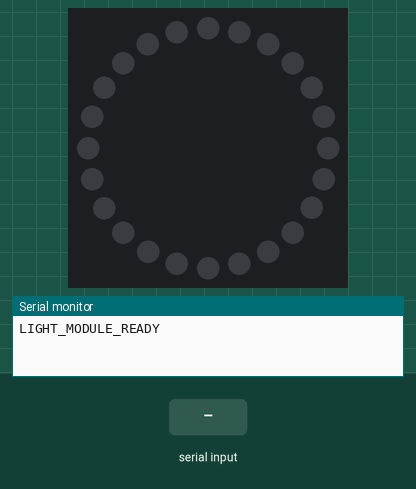
A sketch run on a simulated Arduino Uno, built with avr-gcc and run on an emulated ATmega328P. On the bench: 24 RGB LEDs in a ring, first at the top, clockwise, the last lines printed to the serial monitor. Inputs (shaded band) come from the test bench. Dim RGB values are drawn brighter than linear.

Above: at 1.2 s.
1.3 s: "RED\n" received over Serial
At 2.1 s:
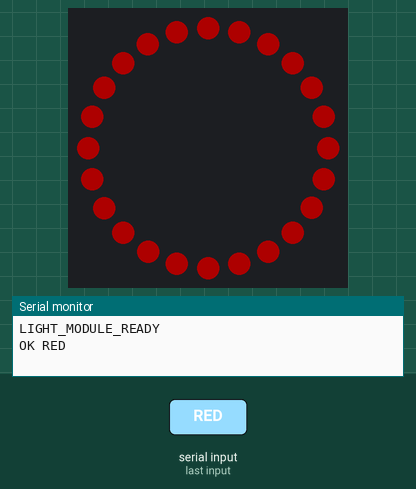
2.8 s: "GREEN\n" received over Serial
At 3.3 s:
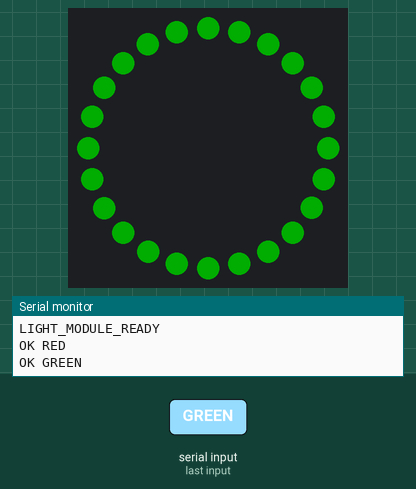
4.3 s: "BLUE\n" received over Serial
At 5.5 s:
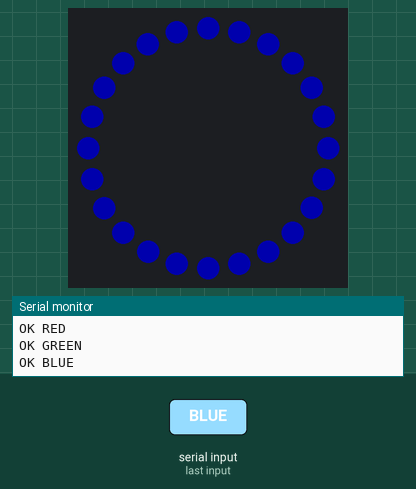
5.8 s: "WHITE\n" received over Serial
At 6.7 s:
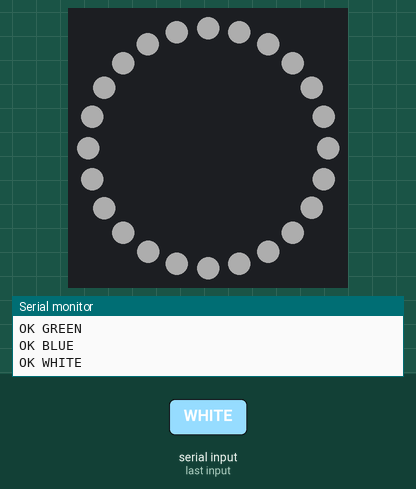
7.3 s: "BRIGHTNESS 90\n" received over Serial
8.8 s: "RGBW 90 45 200 10\n" received over Serial
At 9.1 s:
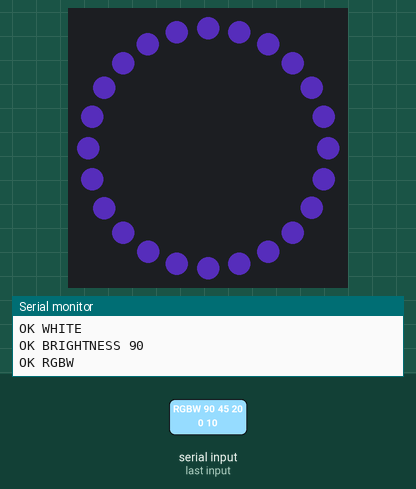
Timing chart, 0 to 11.3 s (numbered marks = the images above; inputs shaded):
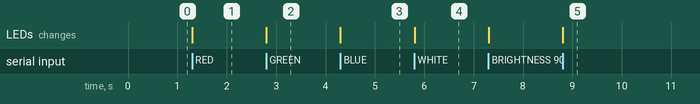

Measured:
- after the input at 1.3 s, the LEDs: change at once (image 1)
- after the input at 2.8 s, the LEDs: change at once (image 2)
- after the input at 4.3 s, the LEDs: change at once (image 3)
- after the input at 5.8 s, the LEDs: change at once (image 4)
- after the input at 8.8 s, the LEDs: change at once (image 5)

The sketch:

ring_light.ino
```cpp
#include <Adafruit_NeoPixel.h>

#define LED_PIN    6
#define LED_COUNT  24

Adafruit_NeoPixel ring(
  LED_COUNT,
  LED_PIN,
  NEO_GRBW + NEO_KHZ800
);

uint8_t brightness = 50;

void setAll(uint8_t r, uint8_t g, uint8_t b, uint8_t w) {
  for (int i = 0; i < LED_COUNT; i++) {
    ring.setPixelColor(
      i,
      ring.Color(r, g, b, w)
    );
  }

  ring.show();
}

void setup() {
  Serial.begin(115200);

  ring.begin();
  ring.setBrightness(brightness);
  ring.clear();
  ring.show();

  Serial.println("LIGHT_MODULE_READY");
}

void loop() {
  if (Serial.available() > 0) {

    String command = Serial.readStringUntil('\n');

    command.trim();
    command.toUpperCase();

    // ----------------------------
    // Device identification
    // ----------------------------
    if (command == "ID?") {
      Serial.println("LIGHT_MODULE");
    }

    // ----------------------------
    // Basic colors
    // ----------------------------
    else if (command == "RED") {
      setAll(255, 0, 0, 0);
      Serial.println("OK RED");
    }

    else if (command == "GREEN") {
      setAll(0, 255, 0, 0);
      Serial.println("OK GREEN");
    }

    else if (command == "BLUE") {
      setAll(0, 0, 255, 0);
      Serial.println("OK BLUE");
    }

    else if (command == "WHITE") {
      setAll(0, 0, 0, 255);
      Serial.println("OK WHITE");
    }

    // ----------------------------
    // Turn light off
    // ----------------------------
    else if (command == "OFF") {
      ring.clear();
      ring.show();

      Serial.println("OK OFF");
    }

    // ----------------------------
    // Brightness control
    // Example:
    // BRIGHTNESS 50
    // ----------------------------
    else if (command.startsWith("BRIGHTNESS ")) {

      int value = command.substring(11).toInt();

      value = constrain(value, 0, 255);

      brightness = (uint8_t)value;

      ring.setBrightness(brightness);
      ring.show();

      Serial.print("OK BRIGHTNESS ");
      Serial.println(brightness);
    }

    // ----------------------------
    // Custom RGBW values
    // Example:
    // RGBW 255 0 0 0
    // ----------------------------
    else if (command.startsWith("RGBW ")) {

      int r;
      int g;
      int b;
      int w;

      int parsed = sscanf(
        command.c_str(),
        "RGBW %d %d %d %d",
        &r,
        &g,
        &b,
        &w
      );

      if (parsed == 4) {

        r = constrain(r, 0, 255);
        g = constrain(g, 0, 255);
        b = constrain(b, 0, 255);
        w = constrain(w, 0, 255);

        setAll(
          (uint8_t)r,
          (uint8_t)g,
          (uint8_t)b,
          (uint8_t)w
        );

        Serial.println("OK RGBW");
      }

      else {
        Serial.println("ERROR RGBW FORMAT");
      }
    }

    // ----------------------------
    // Unknown command
    // ----------------------------
    else {
      Serial.println("ERROR UNKNOWN_COMMAND");
    }
  }
}
```
